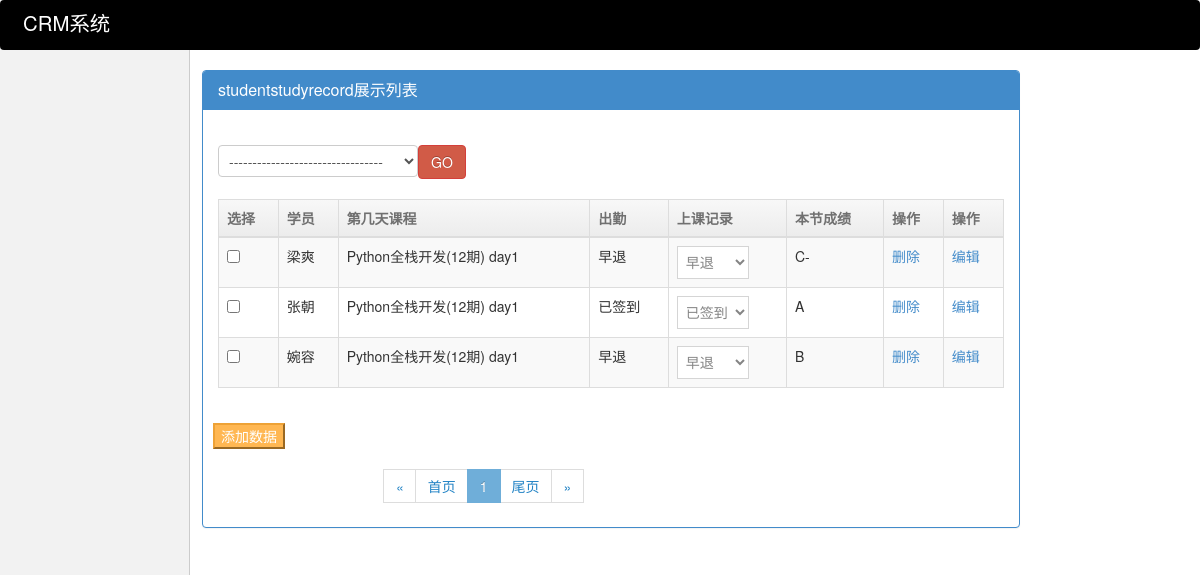
The page /my_admin/old_boy_crm/studentstudyrecord/?classstudyrecord=1 on the database its author committed.
### old_boy_crm/models.py (models this page shows, shortened)
class Student(models.Model):
    customer = models.OneToOneField(verbose_name='客户信息', to='Customer')
    class_list = models.ManyToManyField(verbose_name="已报班级", to='ClassList', blank=True)
    emergency_contract = models.CharField(max_length=32, blank=True, null=True, verbose_name='紧急联系人')
    company = models.CharField(verbose_name='公司', max_length=128, blank=True, null=True)
    location = models.CharField(max_length=64, verbose_name='所在区域', blank=True, null=True)
    position = models.CharField(verbose_name='岗位', max_length=64, blank=True, null=True)
    salary = models.IntegerField(verbose_name='薪资', blank=True, null=True)
    welfare = models.CharField(verbose_name='福利', max_length=256, blank=True, null=True)
    date = models.DateField(verbose_name='入职时间', help_text='格式yyyy-mm-dd', blank=True, null=True)
    memo = models.CharField(verbose_name='备注', max_length=256, blank=True, null=True)
    def __str__(self):
        return self.customer.name

class Customer(models.Model):
    qq = models.CharField(verbose_name='qq', max_length=64, unique=True, help_text='QQ号必须唯一')
    name = models.CharField(verbose_name='学生姓名', max_length=16)
    gender = models.SmallIntegerField(verbose_name='性别', choices=((1, '男'), (2, '女')))
    education_choices = (
        (1, '重点大学'),
        (2, '普通本科'),
        (3, '独立院校'),
        (4, '民办本科'),
        (5, '大专'),
        (6, '民办专科'),
        (7, '高中'),
        (8, '其他')
    )
    education = models.IntegerField(verbose_name='学历', choices=education_choices, blank=True, null=True, )
    graduation_school = models.CharField(verbose_name='毕业学校', max_length=64, blank=True, null=True)
    major = models.CharField(verbose_name='所学专业', max_length=64, blank=True, null=True)
    experience_choices = [
        (1, '在校生'),
        (2, '应届毕业'),
        (3, '半年以内'),
        (4, '半年至一年'),
        (5, '一年至三年'),
        (6, '三年至五年'),
        (7, '五年以上'),
    ]
    experience = models.IntegerField(verbose_name='工作经验', blank=True, null=True, choices=experience_choices)
    work_status_choices = [
        (1, '在职'),
        (2, '无业')
    ]
    work_status = models.IntegerField(verbose_name="职业状态", choices=work_status_choices, default=1, blank=True, null=True)
    company = models.CharField(verbose_name="目前就职公司", max_length=64, blank=True, null=True)
    salary = models.CharField(verbose_name="当前薪资", max_length=64, blank=True, null=True)
    source_choices = [
        (1, "qq群"),
        (2, "内部转介绍"),
        (3, "官方网站"),
        (4, "百度推广"),
        (5, "360推广"),
        (6, "搜狗推广"),
        (7, "腾讯课堂"),
        (8, "广点通"),
        (9, "高校宣讲"),
        (10, "渠道代理"),
        (11, "51cto"),
        (12, "智汇推"),
        (13, "网盟"),
        (14, "DSP"),
        (15, "SEO"),
        (16, "其它"),
    ]
    source = models.SmallIntegerField('客户来源', choices=source_choices, default=1)
    referral_from = models.ForeignKey(
        'self',
        blank=True,
        null=True,
        verbose_name="转介绍自学员",
        help_text="若此客户是转介绍自内部学员,请在此处选择内部学员姓名",
        related_name="internal_referral"
    )
    course = models.ManyToManyField(verbose_name="咨询课程", to="Course")
    status_choices = [
        (1, "已报名"),
        (2, "未报名")
    ]
    status = models.IntegerField(
        verbose_name="状态",
        choices=status_choices,
        default=2,
        help_text=u"选择客户此时的状态"
    )
    consultant = models.ForeignKey(verbose_name="课程顾问", to='UserInfo', related_name='consultanter')
    date = models.DateField(verbose_name="咨询日期", auto_now_add=True)
    recv_date = models.DateField(verbose_name="当前课程顾问的接单日期", null=True)
    last_consult_date = models.DateField(verbose_name="最后跟进日期", )

class ClassStudyRecord(models.Model):
    class_obj = models.ForeignKey(verbose_name="班级", to="ClassList")
    day_num = models.IntegerField(verbose_name="节次", help_text=u"此处填写第几节课或第几天课程...,必须为数字")
    teacher = models.ForeignKey(verbose_name="讲师", to='UserInfo', limit_choices_to={"depart_id__in": [1004, 1005]})
    date = models.DateField(verbose_name="上课日期", auto_now_add=True)
    course_title = models.CharField(verbose_name='本节课程标题', max_length=64, blank=True, null=True)
    course_memo = models.TextField(verbose_name='本节课程内容概要', blank=True, null=True)
    has_homework = models.BooleanField(default=True, verbose_name="本节有作业")
    homework_title = models.CharField(verbose_name='本节作业标题', max_length=64, blank=True, null=True)
    homework_memo = models.TextField(verbose_name='作业描述', max_length=500, blank=True, null=True)
    exam = models.TextField(verbose_name='踩分点', max_length=300, blank=True, null=True)
    def __str__(self):
        return "{0} day{1}".format(self.class_obj, self.day_num)

class ClassList(models.Model):
    school = models.ForeignKey(verbose_name='校区', to='School')
    course = models.ForeignKey(verbose_name='课程名称', to='Course')
    semester = models.IntegerField(verbose_name="班级(期)")
    price = models.IntegerField(verbose_name="学费")
    start_date = models.DateField(verbose_name="开班日期")
    graduate_date = models.DateField(verbose_name="结业日期", null=True, blank=True)
    memo = models.CharField(verbose_name='说明', max_length=256, blank=True, null=True, )
    teachers = models.ManyToManyField(verbose_name='任课老师', to='UserInfo',limit_choices_to={"depart_id__in":[1004,1005]})
    tutor = models.ForeignKey(verbose_name='班主任', to='UserInfo', related_name="class_list",limit_choices_to={"depart_id":1003})
    def __str__(self):
        return "{0}({1}期)".format(self.course.name, self.semester)

class Course(models.Model):
    name = models.CharField(verbose_name='课程名称', max_length=32)

### my_admin/service/sites.py (the view, shortened to what this page needs)
    def listview(self, request):
        add_url = self.get_add_url()
        list_url = self.get_list_url()
        data_list = self.model.objects.all()
        search_condition = self.get_search_condition(request)
        filter_condition = self.get_filter_condition(request)
        data_list = data_list.filter(search_condition).filter(filter_condition)
        show_list = Showlist(self, data_list, request)
        header_list = show_list.get_header()
        current_show_data = show_list.get_body()
        page_html = show_list.myPage_obj.ret_html()
        new_actions = show_list.get_new_actions()
        new_list_filter = show_list.get_new_list_filter()
        return render(request, "my-admin/listview.html", {
            "current_show_data": current_show_data,
            "header_list": header_list,
            "current_model": self.model_name,
            "add_url": add_url,
            "page_html": page_html,
            "search_fields": self.search_fields,
            "new_actions": new_actions,
            "list_filter":self.list_filter,
            "list_url":list_url,
            "new_list_filter":new_list_filter,
        })

### my_admin/service/sites.py (called while the page is built, shortened)
    def get_new_actions(self):
        add_actions = []
        add_actions.extend(self.config_obj.actions)
        add_actions.append(self.config_obj.patch_delete)
        new_actions = []    # 新式actions
        for func in add_actions:
            new_actions.append({
                "text":func.short_description,
                "name":func.__name__,
            })
        return new_actions

    def get_new_list_filter(self):
        new_list_filter = {}
        return new_list_filter

    def get_header(self):
        header_list = []
        for field_or_func in self.config_obj.get_new_list_display():
            if callable(field_or_func):
                add_header = field_or_func(self.config_obj, is_header=True)
            else:
                if field_or_func == "__str__":
                    add_header = self.config_obj.model._meta.model_name.upper()
                else:
                    field_obj = self.config_obj.model._meta.get_field(field_or_func)
                    add_header = field_obj.verbose_name
            header_list.append(add_header)
        return header_list

    def get_list_url(self):
        list_url = "{}_{}_list".format(self.app_label, self.model_name)
        return reverse(list_url)

    def get_add_url(self):
        list_url = "{}_{}_add".format(self.app_label, self.model_name)
        return reverse(list_url)

    def get_delete_url(self, data_obj):
        list_url = "{}_{}_delete".format(self.app_label, self.model_name)
        return reverse(list_url, args=(data_obj.pk,))

    def get_change_url(self, data_obj):
        list_url = "{}_{}_change".format(self.app_label, self.model_name)
        return reverse(list_url, args=(data_obj.pk,))

    def delete(self, data_obj=None, is_header=False):
        if is_header:
            return "操作"
        else:
            return mark_safe('<a href="{}">删除</a>'.format(self.get_delete_url(data_obj)))

    def change(self, data_obj=None, is_header=False):
        if is_header:
            return "操作"
        else:
            return mark_safe('<a href="{}">编辑</a>'.format(self.get_change_url(data_obj)))

    def checkbox(self, data_obj=None, is_header=False):
        if is_header:
            return "选择"
        else:
            return mark_safe('<input type="checkbox" name="pk_list" value={}>'.format(data_obj.pk))

### my_admin/utils/mypage.py (called while the page is built)
    @property
    def start(self):
        return self.page_start_num

    @property
    def end(self):
        return self.page_end_num

### my_admin/templates/my-admin/listview.html (shortened to what this page needs)
{% extends "my-admin/base.html" %}
{% block page_css %}
    <link rel="stylesheet" href="/static/css/list_filter.css">
{% endblock %}
{% block page_main %}
    <div class="container" style="margin-top: 10px">
        <div class="row">
            <div class="col-md-10">
                <div class="panel panel-primary">
                    <div class="panel-heading">
                        <h3 class="panel-title">{{ current_model }}展示列表</h3>
                    </div>
                    <div class="panel-body">
                        <form action="" method="post">
                            <select name="actions" class="form-control form-inline pull-left"
                                    style="width: 200px;display: inline-block;margin:20px 0 ">
                                <option value="">---------------------------------</option>
                            </select>
                            <button class="btn btn-danger" style="margin: 20px 0">GO</button>
                            <table class="table table-striped table-hover table-bordered">
                                <thead>
                                <tr>
                                    {% for header in header_list %}
                                        <th>
                                            {{ header }}
                                        </th>
                                    {% endfor %}
                                </tr>
                                </thead>
                                <tbody>
                                {% for data_list in current_show_data %}
                                    <tr>
                                        {% for data in data_list %}
                                            <td>
                                                {{ data }}
                                            </td>
                                        {% endfor %}
                                    </tr>
                                {% endfor %}
                                </tbody>
                            </table>
                        </form>
                    </div>
                    <div>
                        <button type="button" class="btn-warning" style="margin:0 10px">
                            <a style="color: white" href="{{ add_url }}">添加数据</a>
                        </button>
                    </div>
                    <div style="margin-left: 180px">
                        {{ page_html|safe }}
                    </div>
                </div>
            </div>
        </div>
    </div>
{% endblock page_main %}

### my_admin/static/css/list_filter.css (style rules this page uses)
.active { color: red; }

### rows shown on the page
Student: customer.name "梁爽", data_list "早退" "C-" "删除" "编辑"
ClassStudyRecord: class_obj+day_num "Python全栈开发(12期) day1"
Student: customer.name "张朝", data_list "已签到" "A" "删除" "编辑"
Student: customer.name "婉容", data_list "早退" "B" "删除" "编辑"

### other values the page prints
{{ current_model }} "studentstudyrecord"
{{ header }} "选择" "学员" "第几天课程" "出勤" "上课记录" "本节成绩" "操作" "操作"
{{ page_html|safe }} "« 首页 1 尾页 »"
